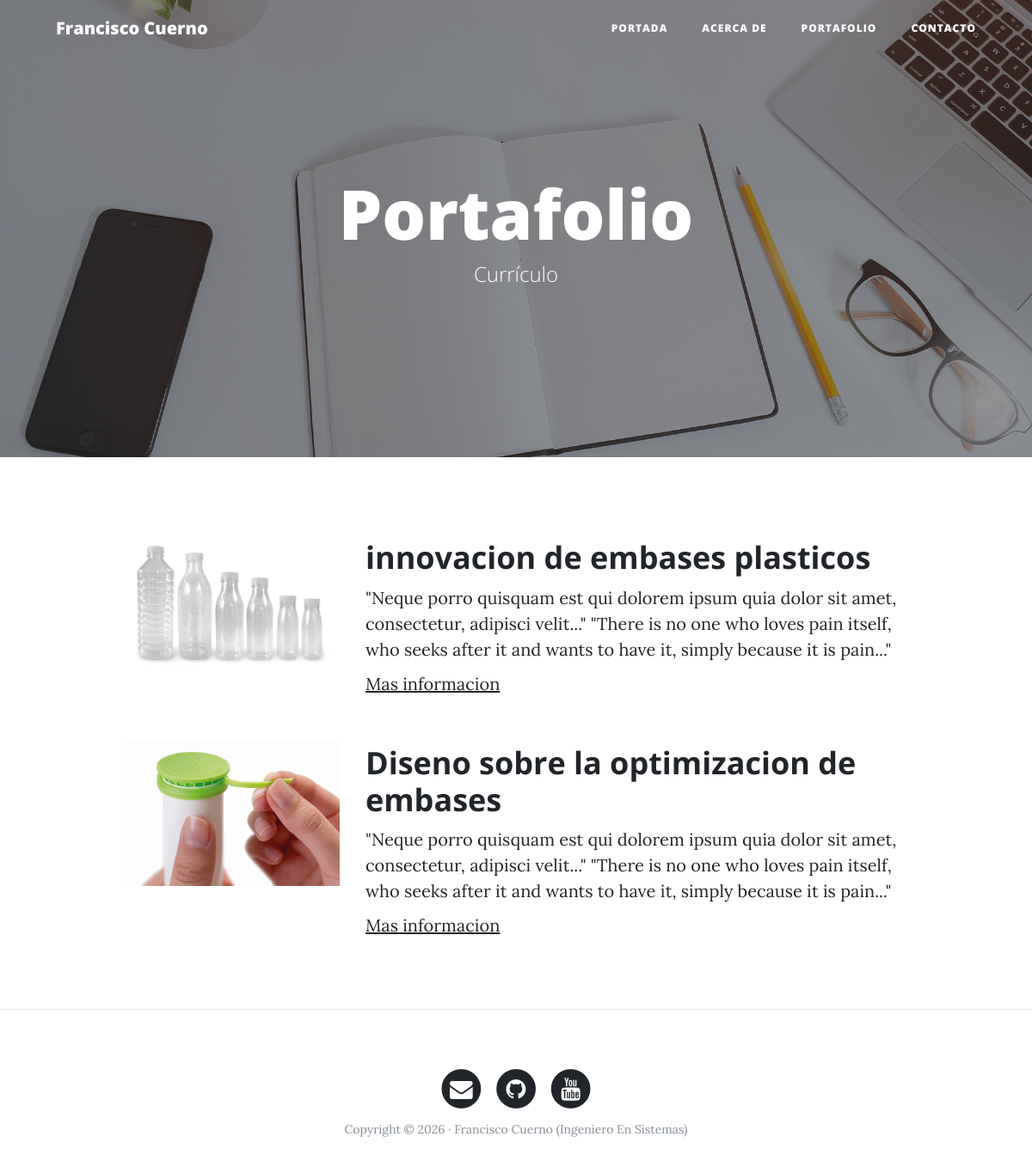
The page /portfolio/ on the database its author committed.
### portfolio/models.py (models this page shows, shortened)
class Project(models.Model):
    title = models.CharField(max_length=100, verbose_name='Título')
    description = models.TextField(verbose_name='Descripción')
    image = models.ImageField(verbose_name='Imagen', upload_to="projects")
    created = models.DateTimeField(auto_now_add=True, verbose_name='Fecha de creación')
    update = models.DateTimeField(auto_now=True, verbose_name='Fecha de actualización')
    url = models.URLField(blank=True, verbose_name='URL')
    class Meta:
        verbose_name = 'proyecto'
        verbose_name_plural = 'proyectos'
        ordering = ["-created"]

### portfolio/views.py (the view)
# urls.py: path('portfolio/', portfolio_views.portfolio, name='portfolio'),
def portfolio(request):
    projects = Project.objects.all()
    return render(request, 'portfolio/portfolio.html',{'projects': projects})

### portfolio/templates/portfolio/portfolio.html (shortened to what this page needs)
{% extends 'core/base.html' %}
 {% block background %}{% load static %}{% static 'core/img/portfolio-bg.jpg' %}{% endblock %} {% block header %}
<h1>Portafolio</h1>
<span class="subheading">Currículo</span>
{% endblock %}
{% block content %}
    {% for project in projects %}
      <div class="row project">
        <div class="col-lg-3 col-md-4 offset-lg-1">
          <img class="img-fluid" src="{{project.image.url}}" alt="" />
      </div>
      <div class="col-lg-7 col-md-8">
        <h2 class="section-heading title">{{project.title}}</h2>
        <p>
        {{project.description|safe}}
        </p>
        <p>
         {% if project.url%}
        <a href="{{project.url|safe}}" target="_blank" rel="noopener noreferrer">Mas informacion</a>
        {% endif %}
        </p>
    </div>
  </div>
    {% endfor %}
{% endblock %}

### core/templates/core/base.html (shortened to what this page needs)
<!DOCTYPE html>
<html lang="es">
  <head>
    {% load static %}
    <link href="{% static 'core/vendor/bootstrap/css/bootstrap.min.css' %}" rel="stylesheet">
    <link href="{% static 'core/vendor/font-awesome/css/font-awesome.min.css' %}" rel="stylesheet" type="text/css">
    <link href="{% static 'core/css/clean-blog.min.css' %}" rel="stylesheet">
  </head>
  <body>
    <nav class="navbar navbar-expand-lg navbar-light fixed-top" id="mainNav">
      <div class="container">
        <a class="navbar-brand" href="{% url 'home' %}">Francisco Cuerno</a>
        <div class="collapse navbar-collapse" id="navbarResponsive">
          <ul class="navbar-nav ml-auto">
            <li class="nav-item">
              <a class="nav-link" href="{% url 'home' %}">Portada</a>
            </li>
            <li class="nav-item">
              <a class="nav-link" href="{% url 'about' %}">Acerca de</a>
            </li>
            <li class="nav-item">
              <a class="nav-link" href="{% url 'portfolio' %}">Portafolio</a>
            </li>
            <li class="nav-item">
              <a class="nav-link" href="{% url 'contact' %}">Contacto</a>
            </li>
          </ul>
        </div>
      </div>
    </nav>
    <header class="masthead" style="background-image: url('{% block background %}{% endblock %}')">
      <div class="overlay"></div>
      <div class="container">
        <div class="row">
          <div class="col-lg-8 col-md-10 mx-auto">
            <div class="site-heading">
              {% block header%}{% endblock %}
          </div>
        </div>
      </div>
    </header>
     <div class="container">
        {% block content %} {% endblock %}
     </div>
    {% if request.path != "/" %}<hr>{% endif %}
    <footer>
      <div class="container">
        <div class="row">
          <div class="col-lg-8 col-md-10 mx-auto">
            <ul class="list-inline text-center">
              <li class="list-inline-item">
                <a href="#">
                  <span class="fa-stack fa-lg">
                    <i class="fa fa-circle fa-stack-2x"></i>
                    <i class="fa fa-envelope fa-stack-1x fa-inverse"></i>
                  </span>
                </a>
              </li>
              <li class="list-inline-item">
                <a href="#">
                  <span class="fa-stack fa-lg">
                    <i class="fa fa-circle fa-stack-2x"></i>
                    <i class="fa fa-github fa-stack-1x fa-inverse"></i>
                  </span>
                </a>
              </li>
              <li class="list-inline-item">
                <a href="#">
                  <span class="fa-stack fa-lg">
                    <i class="fa fa-circle fa-stack-2x"></i>
                    <i class="fa fa-youtube fa-stack-1x fa-inverse"></i>
                  </span>
                </a>
              </li>
            </ul>
            <p class="copyright text-muted">Copyright &copy; 2026 · Francisco Cuerno (Ingeniero En Sistemas) </p>
          </div>
        </div>
      </div>
    </footer>
  </body>
</html>

### rows shown on the page
Project: image (picture), title "innovacion de embases plasticos", description "\"Neque porro quisquam est qui dolorem ipsum quia dolor sit amet, consectetur, adipisci velit...\" \"There is no one who loves pain itself, who seeks after it and wants to have it, simply because it is pain...\""
Project: image (picture), title "Diseno sobre la optimizacion de embases", description "\"Neque porro quisquam est qui dolorem ipsum quia dolor sit amet, consectetur, adipisci velit...\" \"There is no one who loves pain itself, who seeks after it and wants to have it, simply because it is pain...\""
